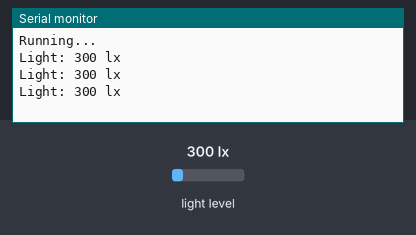
The sketch below on a simulated Arduino Uno, built with avr-gcc and run on an emulated ATmega328P. Parts: the last lines printed to the serial monitor. Inputs (shaded band) come from the test bench; at power-on: light level 300 lx.

Above: at 1.7 s.
1.8 s: light level set to 40 lx
At 2.4 s:
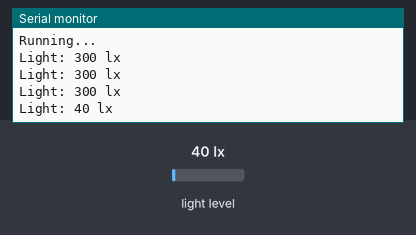
3.3 s: light level set to 500 lx
At 3.9 s:
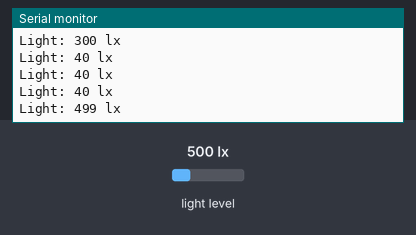
Timing chart, 0 to 6.3 s (numbered marks = the images above; inputs shaded):
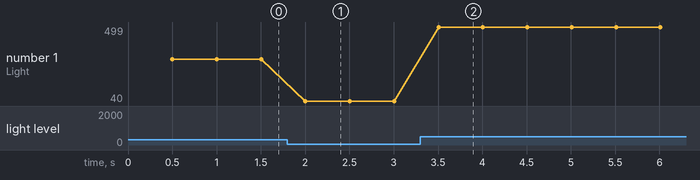

The sketch:

light.ino
```cpp
#include <Wire.h>
#include <BH1750.h>


BH1750 lightMeter;


void setup(){

  Serial.begin(9600);
  lightMeter.begin();
  Serial.println("Running...");
delay(500);
}


void loop() {
  uint16_t lux = lightMeter.readLightLevel();
  Serial.print("Light: ");
  Serial.print(lux);
  Serial.println(" lx");
  delay(500);
}
```

Measured:
- after the input at 1.8 s, the serial monitor: prints a new line after 0.20 s (image 1)
- after the input at 3.3 s, the serial monitor: prints a new line after 0.21 s (image 2)
- plotted number 1: 300 → 40 after the input at 1.8 s, 40 → 499 after the input at 3.3 s
